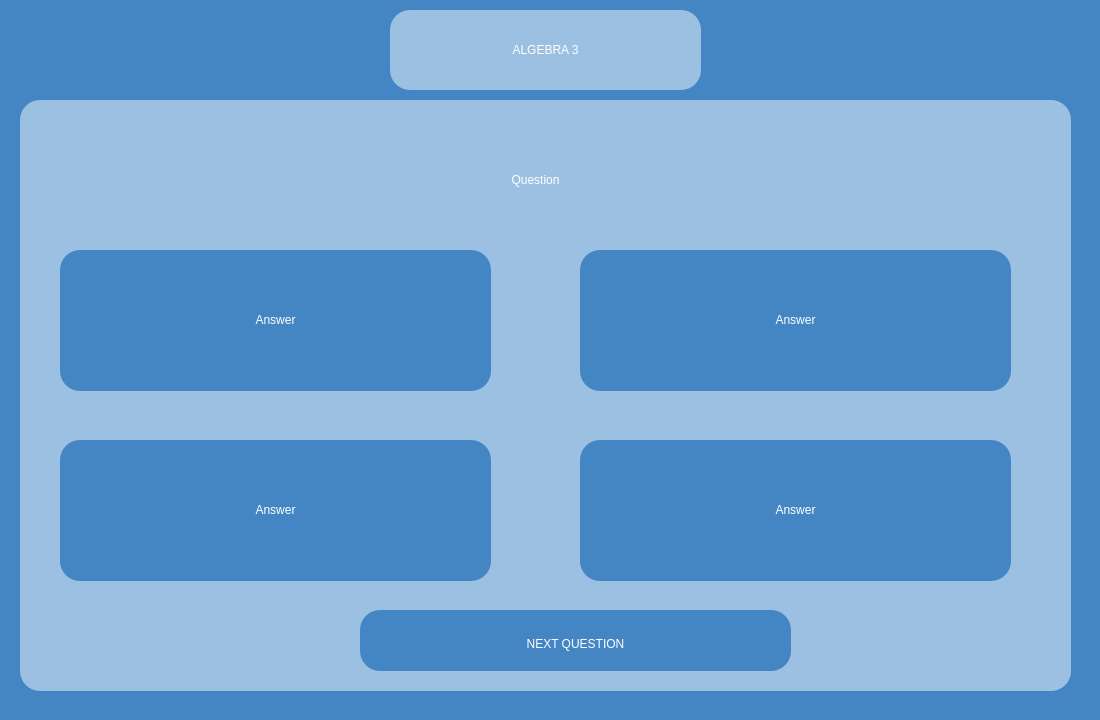
<?xml version="1.0" encoding="UTF-8"?>
<ui version="4.0">
 <class>algebraExam3</class>
 <widget class="QWidget" name="algebraExam3">
  <property name="geometry">
   <rect>
    <x>0</x>
    <y>0</y>
    <width>1100</width>
    <height>720</height>
   </rect>
  </property>
  <property name="windowTitle">
   <string>Form</string>
  </property>
  <property name="styleSheet">
   <string notr="true">background-color:#4486c3;</string>
  </property>
  <widget class="QFrame" name="You_profile_back">
   <property name="geometry">
    <rect>
     <x>390</x>
     <y>10</y>
     <width>311</width>
     <height>80</height>
    </rect>
   </property>
   <property name="styleSheet">
    <string notr="true">background-color:rgb(155, 192, 226);
border:0px;
border-radius: 20px;</string>
   </property>
   <property name="frameShape">
    <enum>QFrame::Shape::StyledPanel</enum>
   </property>
   <property name="frameShadow">
    <enum>QFrame::Shadow::Raised</enum>
   </property>
   <widget class="QLabel" name="your_profile_text">
    <property name="geometry">
     <rect>
      <x>10</x>
      <y>10</y>
      <width>291</width>
      <height>61</height>
     </rect>
    </property>
    <property name="styleSheet">
     <string notr="true">color:white;
font: 32pt &quot;Aura&quot;;</string>
    </property>
    <property name="text">
     <string>&lt;html&gt;&lt;head/&gt;&lt;body&gt;&lt;p align=&quot;center&quot;&gt;ALGEBRA 3&lt;/p&gt;&lt;/body&gt;&lt;/html&gt;</string>
    </property>
   </widget>
  </widget>
  <widget class="QFrame" name="questionTab">
   <property name="geometry">
    <rect>
     <x>20</x>
     <y>100</y>
     <width>1051</width>
     <height>591</height>
    </rect>
   </property>
   <property name="styleSheet">
    <string notr="true">background-color:rgb(155, 192, 226);
border:0px;
border-radius: 20px;</string>
   </property>
   <property name="frameShape">
    <enum>QFrame::Shape::StyledPanel</enum>
   </property>
   <property name="frameShadow">
    <enum>QFrame::Shadow::Raised</enum>
   </property>
   <widget class="QLabel" name="question">
    <property name="geometry">
     <rect>
      <x>50</x>
      <y>10</y>
      <width>931</width>
      <height>141</height>
     </rect>
    </property>
    <property name="whatsThis">
     <string>&lt;html&gt;&lt;head/&gt;&lt;body&gt;&lt;p align=&quot;center&quot;&gt;&lt;br/&gt;&lt;/p&gt;&lt;/body&gt;&lt;/html&gt;</string>
    </property>
    <property name="styleSheet">
     <string notr="true">color:white;
font: 32pt &quot;Aura&quot;;
text-align:center;</string>
    </property>
    <property name="text">
     <string>&lt;html&gt;&lt;head/&gt;&lt;body&gt;&lt;p align=&quot;center&quot;&gt;Question&lt;/p&gt;&lt;/body&gt;&lt;/html&gt;</string>
    </property>
   </widget>
   <widget class="QFrame" name="answerTab_1">
    <property name="geometry">
     <rect>
      <x>40</x>
      <y>150</y>
      <width>431</width>
      <height>141</height>
     </rect>
    </property>
    <property name="styleSheet">
     <string notr="true">background-color:#4486c3;
border:0px;
border-radius: 20px;</string>
    </property>
    <property name="frameShape">
     <enum>QFrame::Shape::StyledPanel</enum>
    </property>
    <property name="frameShadow">
     <enum>QFrame::Shadow::Raised</enum>
    </property>
    <widget class="QLabel" name="answer_1">
     <property name="geometry">
      <rect>
       <x>10</x>
       <y>40</y>
       <width>411</width>
       <height>61</height>
      </rect>
     </property>
     <property name="whatsThis">
      <string>&lt;html&gt;&lt;head/&gt;&lt;body&gt;&lt;p align=&quot;center&quot;&gt;&lt;br/&gt;&lt;/p&gt;&lt;/body&gt;&lt;/html&gt;</string>
     </property>
     <property name="styleSheet">
      <string notr="true">color:white;
font: 32pt &quot;Aura&quot;;</string>
     </property>
     <property name="text">
      <string>&lt;html&gt;&lt;head/&gt;&lt;body&gt;&lt;p align=&quot;center&quot;&gt;Answer&lt;/p&gt;&lt;/body&gt;&lt;/html&gt;</string>
     </property>
    </widget>
    <widget class="QPushButton" name="answer_1Button">
     <property name="geometry">
      <rect>
       <x>0</x>
       <y>0</y>
       <width>431</width>
       <height>141</height>
      </rect>
     </property>
     <property name="styleSheet">
      <string notr="true">background-color:rgba(0, 0, 0, 0);
border-radius:35px;</string>
     </property>
     <property name="text">
      <string/>
     </property>
    </widget>
   </widget>
   <widget class="QFrame" name="answerTab_2">
    <property name="geometry">
     <rect>
      <x>560</x>
      <y>150</y>
      <width>431</width>
      <height>141</height>
     </rect>
    </property>
    <property name="styleSheet">
     <string notr="true">background-color:#4486c3;
border:0px;
border-radius: 20px;</string>
    </property>
    <property name="frameShape">
     <enum>QFrame::Shape::StyledPanel</enum>
    </property>
    <property name="frameShadow">
     <enum>QFrame::Shadow::Raised</enum>
    </property>
    <widget class="QLabel" name="answer_2">
     <property name="geometry">
      <rect>
       <x>10</x>
       <y>40</y>
       <width>411</width>
       <height>61</height>
      </rect>
     </property>
     <property name="whatsThis">
      <string>&lt;html&gt;&lt;head/&gt;&lt;body&gt;&lt;p align=&quot;center&quot;&gt;&lt;br/&gt;&lt;/p&gt;&lt;/body&gt;&lt;/html&gt;</string>
     </property>
     <property name="styleSheet">
      <string notr="true">color:white;
font: 32pt &quot;Aura&quot;;</string>
     </property>
     <property name="text">
      <string>&lt;html&gt;&lt;head/&gt;&lt;body&gt;&lt;p align=&quot;center&quot;&gt;Answer&lt;/p&gt;&lt;/body&gt;&lt;/html&gt;</string>
     </property>
    </widget>
    <widget class="QPushButton" name="answer_2Button">
     <property name="geometry">
      <rect>
       <x>0</x>
       <y>0</y>
       <width>431</width>
       <height>141</height>
      </rect>
     </property>
     <property name="styleSheet">
      <string notr="true">background-color:rgba(0, 0, 0, 0);
border-radius:35px;</string>
     </property>
     <property name="text">
      <string/>
     </property>
    </widget>
   </widget>
   <widget class="QFrame" name="answerTab_3">
    <property name="geometry">
     <rect>
      <x>40</x>
      <y>340</y>
      <width>431</width>
      <height>141</height>
     </rect>
    </property>
    <property name="styleSheet">
     <string notr="true">background-color:#4486c3;
border:0px;
border-radius: 20px;</string>
    </property>
    <property name="frameShape">
     <enum>QFrame::Shape::StyledPanel</enum>
    </property>
    <property name="frameShadow">
     <enum>QFrame::Shadow::Raised</enum>
    </property>
    <widget class="QLabel" name="answer_3">
     <property name="geometry">
      <rect>
       <x>10</x>
       <y>40</y>
       <width>411</width>
       <height>61</height>
      </rect>
     </property>
     <property name="whatsThis">
      <string>&lt;html&gt;&lt;head/&gt;&lt;body&gt;&lt;p align=&quot;center&quot;&gt;&lt;br/&gt;&lt;/p&gt;&lt;/body&gt;&lt;/html&gt;</string>
     </property>
     <property name="styleSheet">
      <string notr="true">color:white;
font: 32pt &quot;Aura&quot;;</string>
     </property>
     <property name="text">
      <string>&lt;html&gt;&lt;head/&gt;&lt;body&gt;&lt;p align=&quot;center&quot;&gt;Answer&lt;/p&gt;&lt;/body&gt;&lt;/html&gt;</string>
     </property>
    </widget>
    <widget class="QPushButton" name="answer_3Button">
     <property name="geometry">
      <rect>
       <x>0</x>
       <y>0</y>
       <width>431</width>
       <height>141</height>
      </rect>
     </property>
     <property name="styleSheet">
      <string notr="true">background-color:rgba(0, 0, 0, 0);
border-radius:35px;</string>
     </property>
     <property name="text">
      <string/>
     </property>
    </widget>
   </widget>
   <widget class="QFrame" name="answerTab_4">
    <property name="geometry">
     <rect>
      <x>560</x>
      <y>340</y>
      <width>431</width>
      <height>141</height>
     </rect>
    </property>
    <property name="styleSheet">
     <string notr="true">background-color:#4486c3;
border:0px;
border-radius: 20px;</string>
    </property>
    <property name="frameShape">
     <enum>QFrame::Shape::StyledPanel</enum>
    </property>
    <property name="frameShadow">
     <enum>QFrame::Shadow::Raised</enum>
    </property>
    <widget class="QLabel" name="answer_4">
     <property name="geometry">
      <rect>
       <x>10</x>
       <y>40</y>
       <width>411</width>
       <height>61</height>
      </rect>
     </property>
     <property name="whatsThis">
      <string>&lt;html&gt;&lt;head/&gt;&lt;body&gt;&lt;p align=&quot;center&quot;&gt;&lt;br/&gt;&lt;/p&gt;&lt;/body&gt;&lt;/html&gt;</string>
     </property>
     <property name="styleSheet">
      <string notr="true">color:white;
font: 32pt &quot;Aura&quot;;</string>
     </property>
     <property name="text">
      <string>&lt;html&gt;&lt;head/&gt;&lt;body&gt;&lt;p align=&quot;center&quot;&gt;Answer&lt;/p&gt;&lt;/body&gt;&lt;/html&gt;</string>
     </property>
    </widget>
    <widget class="QPushButton" name="answer_4Button">
     <property name="geometry">
      <rect>
       <x>0</x>
       <y>0</y>
       <width>431</width>
       <height>141</height>
      </rect>
     </property>
     <property name="styleSheet">
      <string notr="true">background-color:rgba(0, 0, 0, 0);
border-radius:35px;</string>
     </property>
     <property name="text">
      <string/>
     </property>
    </widget>
   </widget>
   <widget class="QFrame" name="nextTab">
    <property name="geometry">
     <rect>
      <x>340</x>
      <y>510</y>
      <width>431</width>
      <height>61</height>
     </rect>
    </property>
    <property name="styleSheet">
     <string notr="true">background-color:#4486c3;
border:0px;
border-radius: 20px;</string>
    </property>
    <property name="frameShape">
     <enum>QFrame::Shape::StyledPanel</enum>
    </property>
    <property name="frameShadow">
     <enum>QFrame::Shadow::Raised</enum>
    </property>
    <widget class="QLabel" name="next">
     <property name="geometry">
      <rect>
       <x>70</x>
       <y>4</y>
       <width>291</width>
       <height>61</height>
      </rect>
     </property>
     <property name="whatsThis">
      <string>&lt;html&gt;&lt;head/&gt;&lt;body&gt;&lt;p align=&quot;center&quot;&gt;&lt;br/&gt;&lt;/p&gt;&lt;/body&gt;&lt;/html&gt;</string>
     </property>
     <property name="styleSheet">
      <string notr="true">color:white;
font: 32pt &quot;Aura&quot;;</string>
     </property>
     <property name="text">
      <string>&lt;html&gt;&lt;head/&gt;&lt;body&gt;&lt;p align=&quot;center&quot;&gt;NEXT QUESTION&lt;/p&gt;&lt;/body&gt;&lt;/html&gt;</string>
     </property>
    </widget>
    <widget class="QPushButton" name="nextButton">
     <property name="geometry">
      <rect>
       <x>0</x>
       <y>0</y>
       <width>431</width>
       <height>61</height>
      </rect>
     </property>
     <property name="styleSheet">
      <string notr="true">background-color:rgba(0, 0, 0, 0);
border-radius:35px;</string>
     </property>
     <property name="text">
      <string/>
     </property>
    </widget>
   </widget>
  </widget>
 </widget>
 <resources/>
 <connections/>
</ui>
